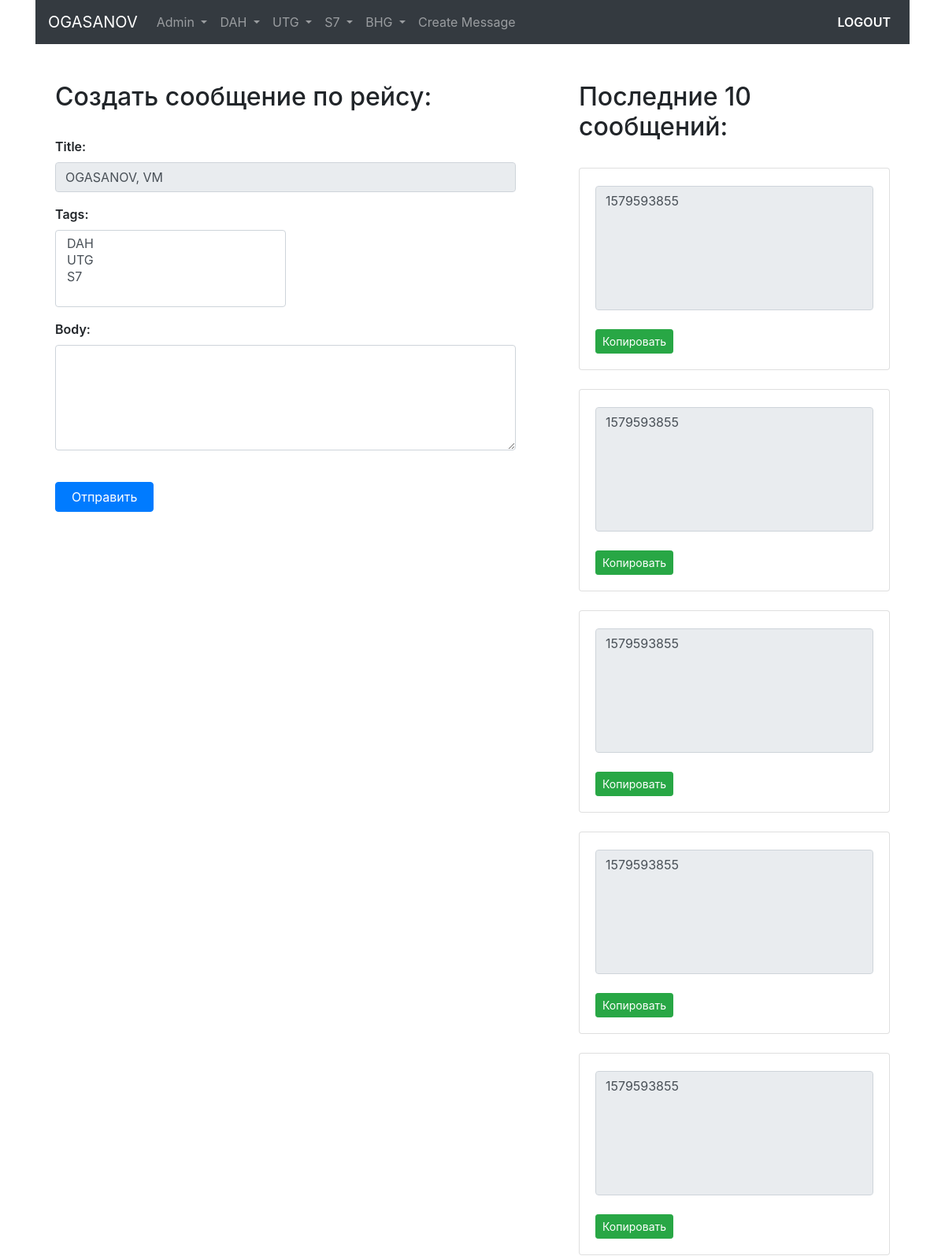
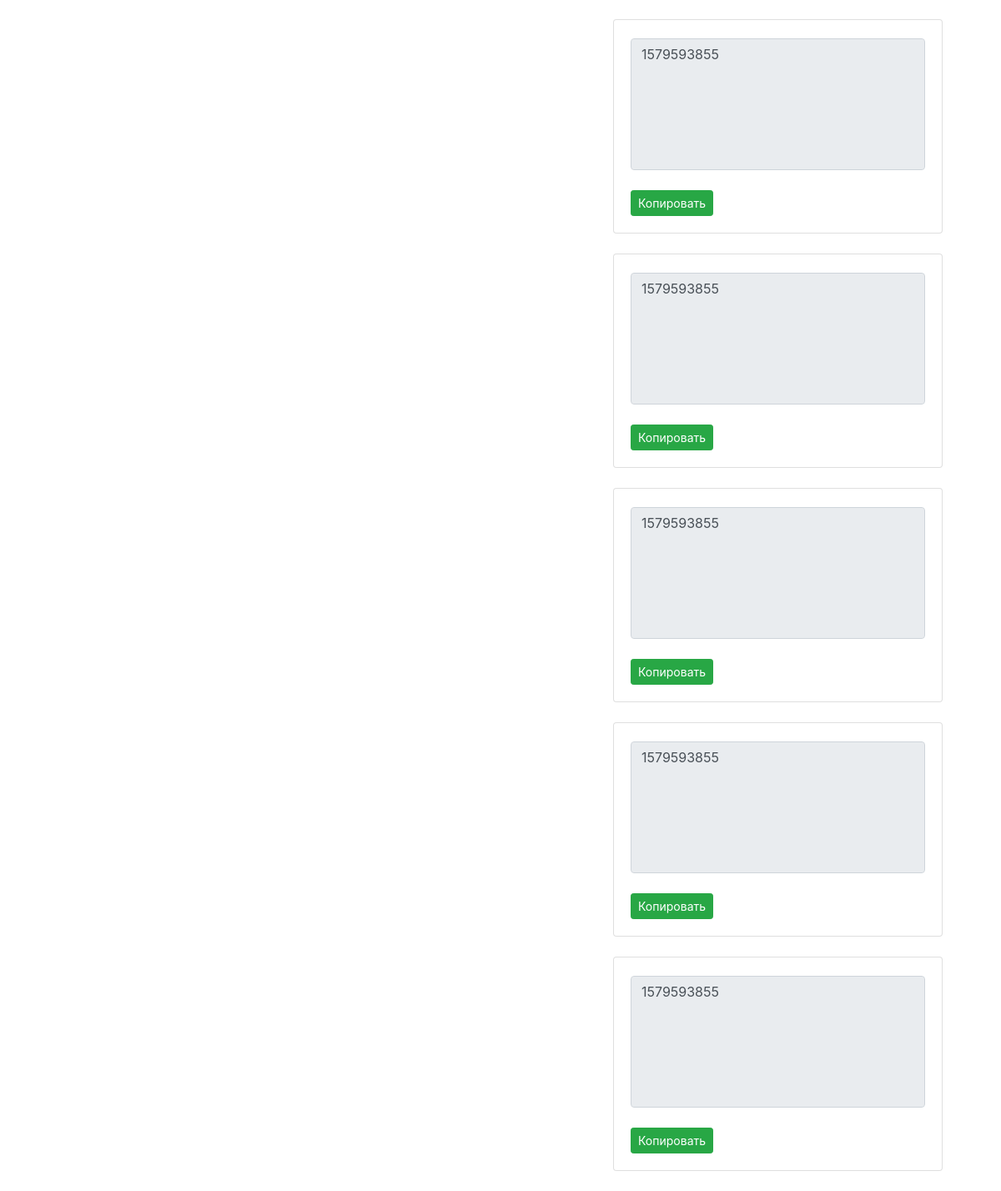
The page /dah/messages-10/ (signed in) on the database as committed earlier (2 pictures, top to bottom).
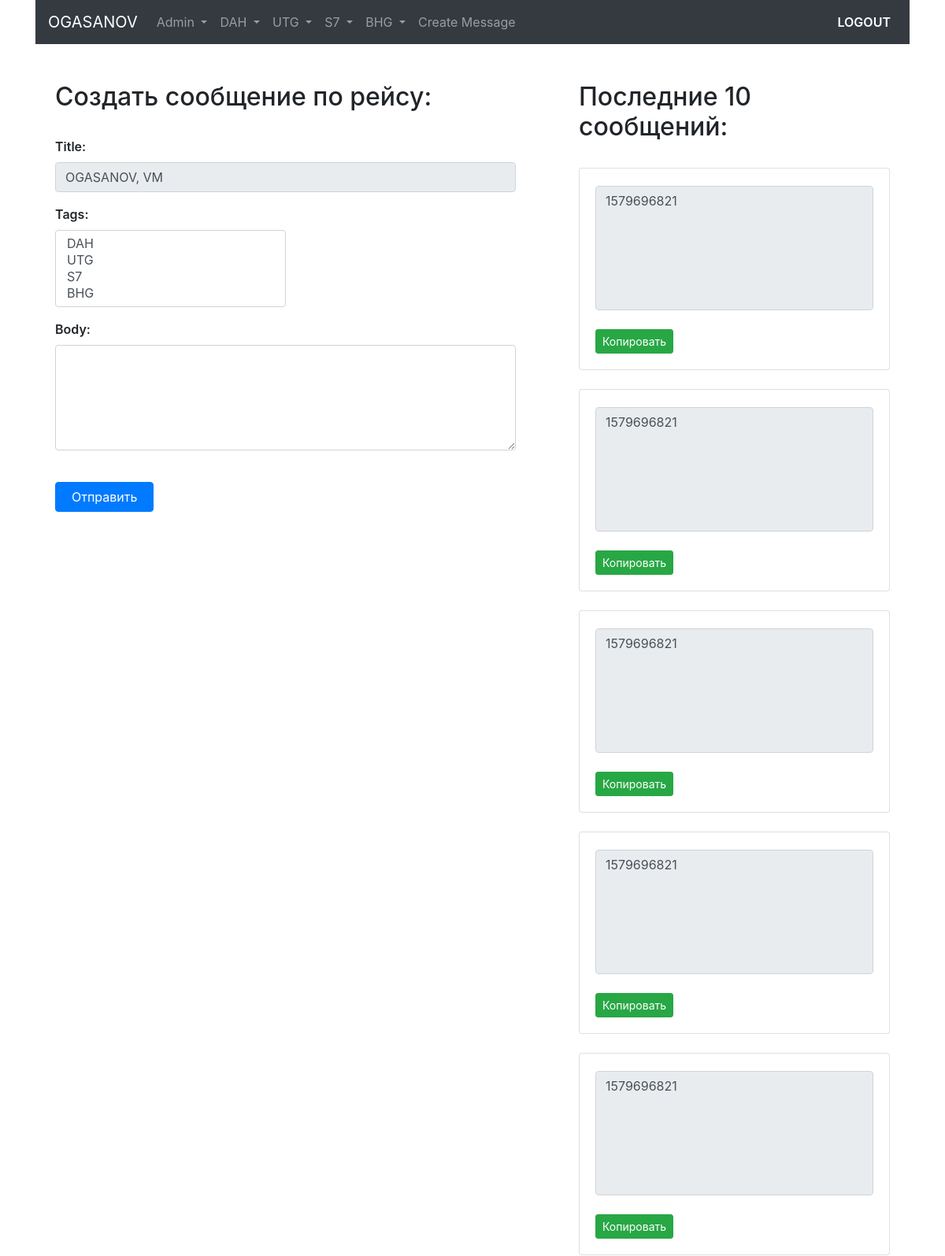
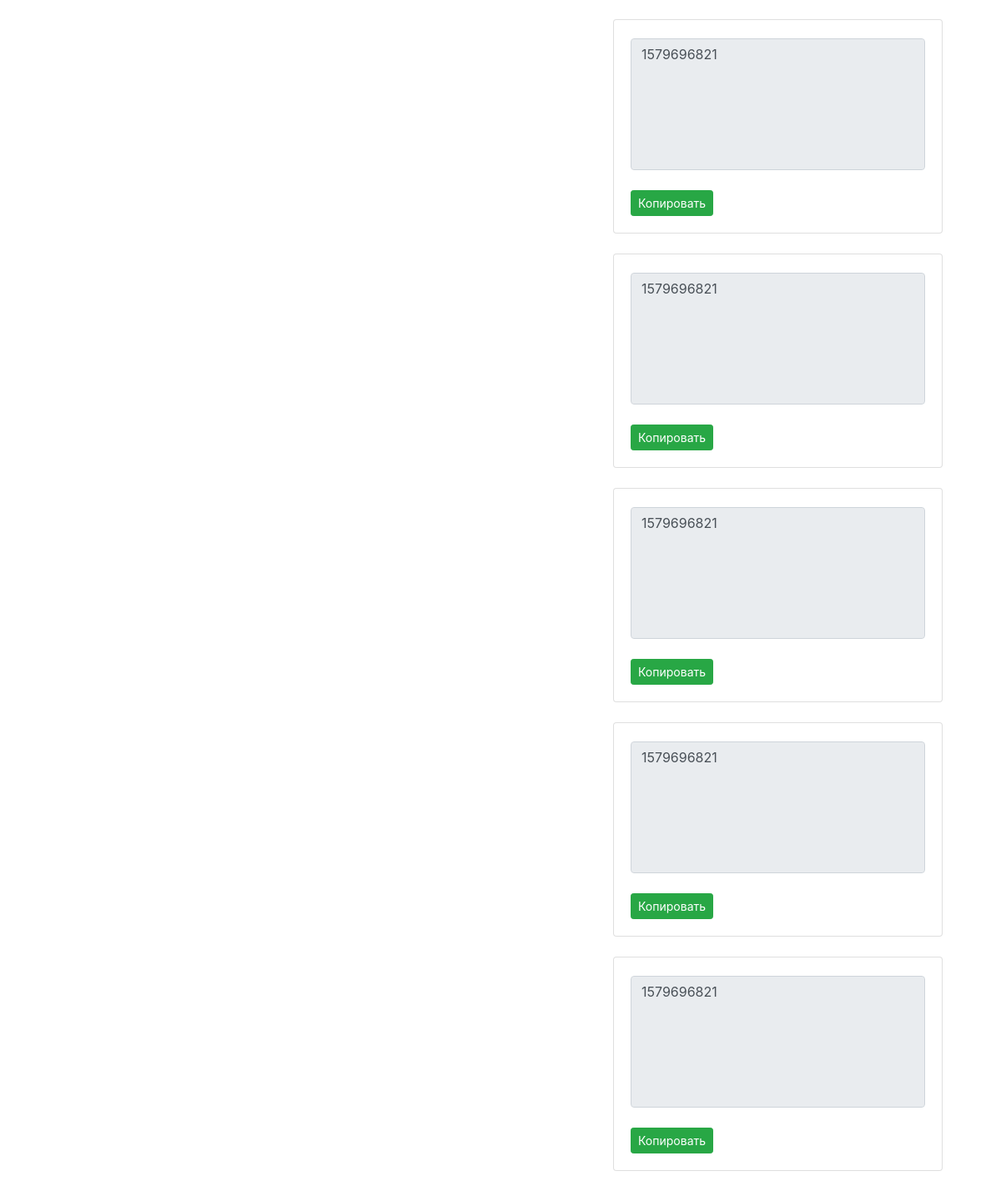
The same page on the database as committed later (2 pictures, top to bottom).
### user_model/models.py (models this page shows, shortened)
class Message(models.Model):
    title = models.CharField(max_length=150, db_index=True)
    slug = models.SlugField(max_length=150, unique=True)
    body = models.TextField(db_index=True)
    tags = models.ManyToManyField('Tag', related_name='t_messages')
    users = models.ManyToManyField('UserModel', related_name='u_messages')
    date_pub = models.DateTimeField(auto_now_add=True)
    class Meta:
        ordering = ['-date_pub']

### user_model/views.py (the view)
# urls.py: path('dah/messages-10/', DAHMessageApiView.as_view(), name='dah_messages_api'),
class DAHMessageApiView(LoginRequiredMixin, ObjectMessagesApiMixin, View):
    tag_arg = 'DAH'

### user_model/forms.py
class MessageForm(forms.ModelForm):
    class Meta:
        model = Message
        fields = ['title', 'tags', 'body']
        widgets = {
            'title': forms.TextInput(attrs={'readonly': 'readonly', 'class': 'form-control'}),
            'body': forms.Textarea(attrs={'class': 'form-control', 'rows': '5'}),
            'tags': forms.SelectMultiple(attrs={'class': 'form-control col-lg-6 col-sm-6'})
        }

### user_model/models.py (called while the page is built)
    def __str__(self):
        return self.username

    def __str__(self):
        return self.title

### user_model/utils.py (called while the page is built)
    def get(self, request):
        lst = range(10)
        slug_ne = self.db_msg.objects.filter(tags__title=self.tag_arg).first()
        hostname = gethostname()
        another_user = self.db_model.objects.filter(username=request.user).first()
        title_info = str(another_user).upper() + ', ' + str(hostname).upper()
        form = self.form_model({'title': title_info})
        context = {'list': lst, 'slug_ne': slug_ne, 'form': form, 'tag_arg': self.tag_arg}
        return render(request, self.template, context=context)

### user_model/templates/user_model/ten_messages_api.html (shortened to what this page needs)
{% extends 'user_model/base.html' %}
{% block content %}
    <div class="row">
        <div class="col-lg-7">
            <div class="message-form">
                <h2>Создать сообщение по рейсу:</h2>
                <br>
                <form method="post">
                    {% for field in form %}
                    <p>
                        {{ field.label_tag }}
                        {{ field }}
                    </p>
                    {% endfor %}
                    <br>
                    <button type="submit" class="btn btn-primary" style="padding-left: 20px; padding-right: 20px">Отправить</button>
                </form>
                <br><br>
            </div>
        </div>
        <div class="col-lg-5">
            <div class="message-template">
                <h2>Последние 10 сообщений:</h2>
                <br>
                {% include 'user_model/includes/ten_messages_template.html' %}
            </div>
        </div>
    </div>
{% endblock %}

### user_model/templates/user_model/includes/ten_messages_template.html (shortened to what this page needs)
{% load static %}
{% for i in list %}
    <div class="card mb-4 highlight-effect{{i}}">
        <div class="card-body">
            <textarea readonly class="form-control" id="body-id{{i}}" rows="6" style="resize: none;">{{ slug_ne.slug }}</textarea>
            <br>
            <button class="btn btn-success btn-sm" onclick="copyToClipboard('#body-id{{i}}')">Копировать</button>
        </div>
    </div>
{% endfor %}

Rows that differ between the two databases and show on the page:
no longer on this page (row unchanged): Message: slug "1579593855" "1579593855" "1579593855" "1579593855" "1579593855" "1579593855" "1579593855" "1579593855" "1579593855" "1579593855"
added Message: slug "1579696821" "1579696821" "1579696821" "1579696821" "1579696821" "1579696821" "1579696821" "1579696821" "1579696821" "1579696821"
Other text that changed with them:
form field tags: "DAH / UTG / S7" → "DAH / UTG / S7 / BHG"
